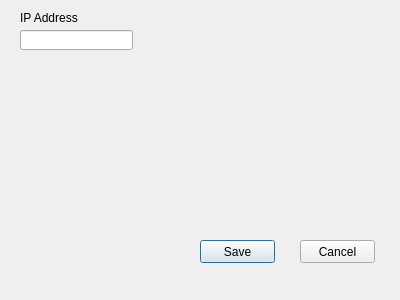
<?xml version="1.0" encoding="UTF-8"?>
<ui version="4.0">
 <class>ConnectionDialog</class>
 <widget class="QDialog" name="ConnectionDialog">
  <property name="geometry">
   <rect>
    <x>0</x>
    <y>0</y>
    <width>400</width>
    <height>300</height>
   </rect>
  </property>
  <property name="windowTitle">
   <string>Dialog</string>
  </property>
  <widget class="QLineEdit" name="lineEdit">
   <property name="geometry">
    <rect>
     <x>20</x>
     <y>30</y>
     <width>113</width>
     <height>20</height>
    </rect>
   </property>
  </widget>
  <widget class="QLabel" name="ipLabel">
   <property name="geometry">
    <rect>
     <x>20</x>
     <y>10</y>
     <width>61</width>
     <height>16</height>
    </rect>
   </property>
   <property name="text">
    <string>IP Address</string>
   </property>
   <property name="buddy">
    <cstring>lineEdit</cstring>
   </property>
  </widget>
  <widget class="QPushButton" name="saveButton">
   <property name="geometry">
    <rect>
     <x>200</x>
     <y>240</y>
     <width>75</width>
     <height>23</height>
    </rect>
   </property>
   <property name="text">
    <string>Save</string>
   </property>
  </widget>
  <widget class="QPushButton" name="cancelButton">
   <property name="geometry">
    <rect>
     <x>300</x>
     <y>240</y>
     <width>75</width>
     <height>23</height>
    </rect>
   </property>
   <property name="text">
    <string>Cancel</string>
   </property>
  </widget>
 </widget>
 <resources/>
 <connections/>
</ui>
